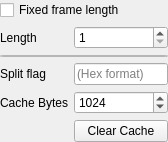
<?xml version="1.0" encoding="UTF-8"?>
<ui version="4.0">
 <class>FrameAnalyzerUi</class>
 <widget class="QWidget" name="FrameAnalyzerUi">
  <property name="geometry">
   <rect>
    <x>0</x>
    <y>0</y>
    <width>168</width>
    <height>141</height>
   </rect>
  </property>
  <property name="windowTitle">
   <string notr="true">Form</string>
  </property>
  <layout class="QGridLayout" name="gridLayout">
   <property name="leftMargin">
    <number>0</number>
   </property>
   <property name="topMargin">
    <number>0</number>
   </property>
   <property name="rightMargin">
    <number>0</number>
   </property>
   <property name="bottomMargin">
    <number>0</number>
   </property>
   <item row="0" column="0" colspan="2">
    <widget class="QCheckBox" name="checkBoxFixedLength">
     <property name="text">
      <string>Fixed frame length</string>
     </property>
    </widget>
   </item>
   <item row="3" column="1">
    <widget class="QLineEdit" name="lineEditSplitFlag">
     <property name="placeholderText">
      <string>(Hex format)</string>
     </property>
    </widget>
   </item>
   <item row="3" column="0">
    <widget class="QLabel" name="label_2">
     <property name="text">
      <string>Split flag</string>
     </property>
    </widget>
   </item>
   <item row="1" column="1">
    <widget class="QSpinBox" name="spinBoxLength">
     <property name="minimum">
      <number>1</number>
     </property>
     <property name="maximum">
      <number>9999</number>
     </property>
    </widget>
   </item>
   <item row="1" column="0">
    <widget class="QLabel" name="label">
     <property name="text">
      <string>Length</string>
     </property>
    </widget>
   </item>
   <item row="5" column="1">
    <widget class="QSpinBox" name="spinBoxMaxCacheBytes">
     <property name="maximum">
      <number>10240</number>
     </property>
     <property name="value">
      <number>1024</number>
     </property>
    </widget>
   </item>
   <item row="5" column="0">
    <widget class="QLabel" name="label_3">
     <property name="text">
      <string>Cache Bytes</string>
     </property>
    </widget>
   </item>
   <item row="2" column="0" colspan="2">
    <widget class="QPushButton" name="pushButton">
     <property name="maximumSize">
      <size>
       <width>16777215</width>
       <height>2</height>
      </size>
     </property>
     <property name="text">
      <string notr="true"/>
     </property>
    </widget>
   </item>
   <item row="6" column="1">
    <widget class="QPushButton" name="pushButtonClearCache">
     <property name="text">
      <string>Clear Cache</string>
     </property>
    </widget>
   </item>
  </layout>
 </widget>
 <resources/>
 <connections/>
</ui>
